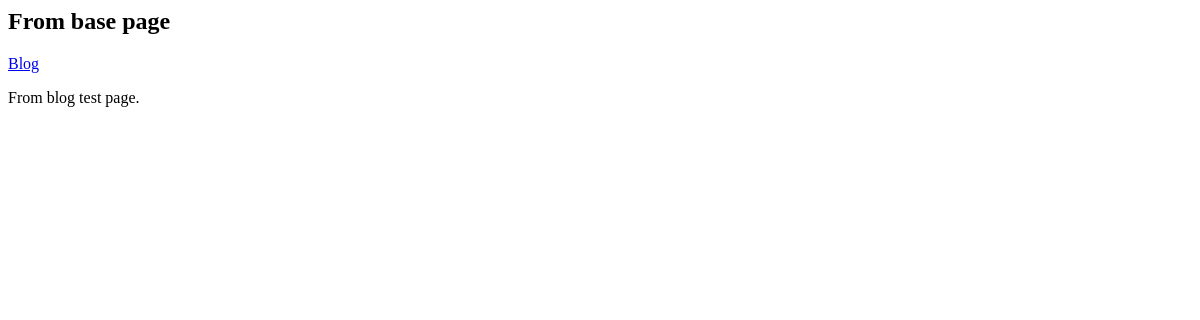
The page /blog/test-blog on the database as committed earlier.
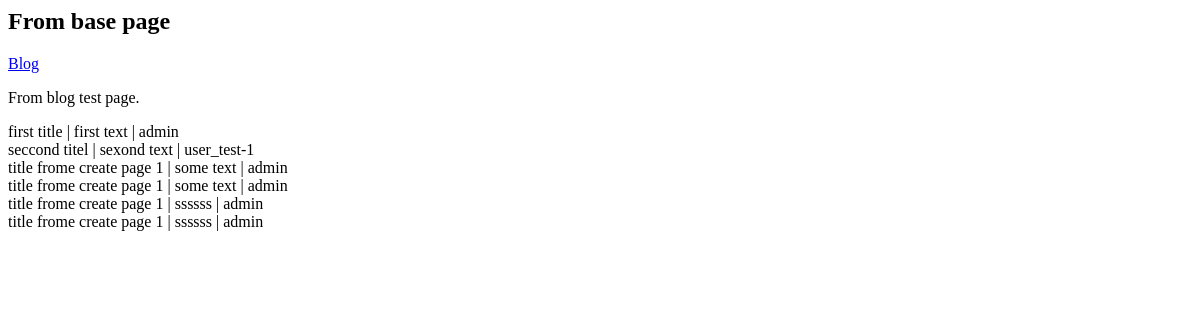
The same page on the database as committed later.
### blog_app/models.py (models this page shows, shortened)
class Blog_post(models.Model):
    title = models.CharField(max_length=188)
    text = models.TextField()
    author = models.ForeignKey(  settings.AUTH_USER_MODEL , on_delete=models.CASCADE)

### blog_app/views.py (the view)
# urls.py: path('test-blog', BlogTestView.as_view(template_name='blog_app/blog_test.html') , name='blog_test'),
class BlogTestView(ListView):
    model = Blog_post
    template_name = 'blog_app/blog_test.html'

### django_web_1_project/templates/blog_app/blog_test.html
{% extends "base_temp.html" %}
{% block content %}
    <P>From blog test page.</p>
    {% for obj in object_list %}
        {{ obj.title }} {{'|'}} {{obj.text}} {{'|'}} {{obj.author}} <br>
    {% endfor %}
{% endblock content %}

### django_web_1_project/templates/base_temp.html
<h2> From base page </h2>
<a href="{% url 'blog_first_page'  %}" target="_blank" > Blog </a>
{% block content %}
{% endblock content %}

Rows that differ between the two databases and show on the page:
added Blog_post: title "first title", value "|", text "first text", author "admin"
added Blog_post: title "seccond titel", value "|", text "sexond text", author "user_test-1"
added Blog_post: title "title frome create page 1", value "|", text "some text", author "admin"
added Blog_post: title "title frome create page 1", value "|", text "some text", author "admin"
added Blog_post: title "title frome create page 1", value "|", text "ssssss", author "admin"
added Blog_post: title "title frome create page 1", value "|", text "ssssss", author "admin"
